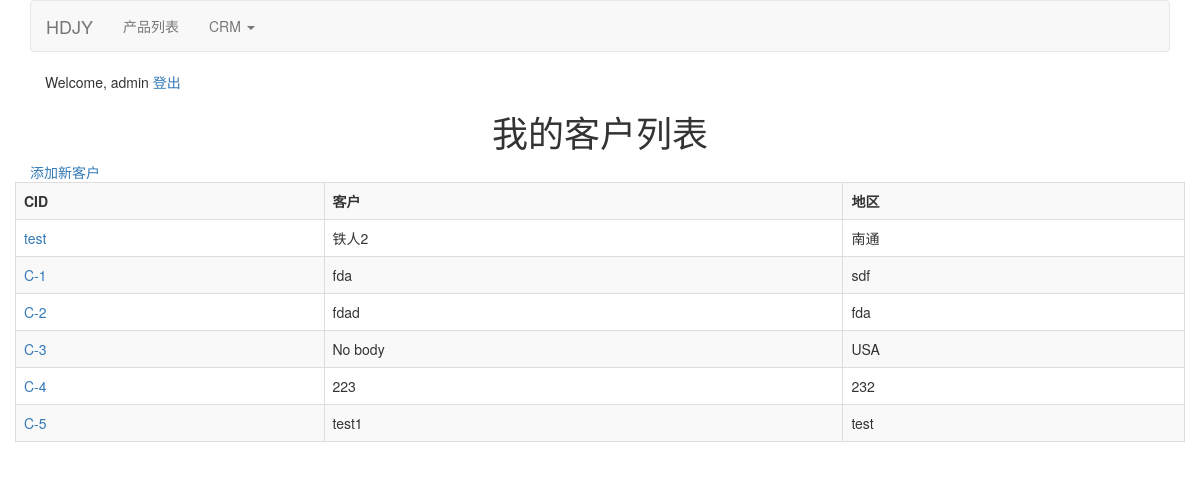
The page /crm/clients/ (signed in) on the database its author committed.
### crm/models.py (models this page shows, shortened)
class Client(models.Model):
    user = models.ForeignKey(User)
    cid = models.CharField(max_length=10, unique=True)
    company = models.CharField(max_length=200, unique=True)
    district = models.CharField(max_length=100)
    update_date = models.DateTimeField(auto_now=True)

### crm/views.py (the view)
def list_clients(request):
    clients = request.user.client_set.all()
    return render(request, 'clients/list_clients.html', {'clients': clients})

### crm/templates/clients/list_clients.html (shortened to what this page needs)
{% extends "base.html" %}
{% block container %}
<h1>
    我的客户列表
</h1>
    <a href={% url 'add_client'  %}> 添加新客户 </a>
    <div class="row">
        <table class="table table-bordered table-striped">
            <tr>
                <th> CID </th>
                <th> 客户 </th>
                <th> 地区 </th>
            </tr>
            {% for client in clients %}
                <tr>
                    <td><a href={% url 'view_client' id=client.id %}> {{  client.cid  }}</a> </td>
                    <td> {{ client.company }}</td>
                    <td> {{  client.district }}</td>
                </tr>
            {% endfor %}
        </table>
    </div>
{% endblock %}

### templates/base.html (shortened to what this page needs)
<!DOCTYPE html>
{% load static %}
<html lang="zh-CN">
  <head>
    <link href="{% static "css/bootstrap.css" %}" rel="stylesheet">
  <link href="{% static "css/base.css" %}" rel="stylesheet">
  </head>
  <body>
  <div class="container">
    <nav class="navbar navbar-default" role="navigation">
      <div class="container-fluid">
          <div class="navbar-header">
              <a class="navbar-brand" href="/">HDJY</a>
          </div>
          <div>
              <ul class="nav navbar-nav">
                  {% if request.user.is_authenticated %}
                      <li><a href="{%  url 'items_list' %}">产品列表</a></li>
                      <li class="dropdown">
                          <a href="#" class="dropdown-toggle" data-toggle="dropdown">
                              CRM
                              <b class="caret"></b>
                          </a>
                      </li>
                  {% endif %}
              </ul>
          </div>
      </div>
      </nav>
      <div class="col-xs-6 col-md-4">
           {% if not request.user.is_authenticated %}
                <a class="ui login button" href="{% url 'login' %}">登陆</a>
            {% else %}
               Welcome, {{ request.user }} </t>  <a class="item" href="{% url 'logout' %}">登出</a>
            {% endif %}
      </div>
  </div>
  <div class="container">
      {% block container %}{% endblock %}
  </div>
  </body>
</html>

### static/css/base.css (style rules this page uses)
h1,h2 { text-align: center; }

### rows shown on the page
Client: cid "test", company "铁人2", district "南通"
Client: cid "C-1", company "fda", district "sdf"
Client: cid "C-2", company "fdad", district "fda"
Client: cid "C-3", company "No body", district "USA"
Client: cid "C-4", company "223", district "232"
Client: cid "C-5", company "test1", district "test"

### other values the page prints
{{ request.user }} "admin"
